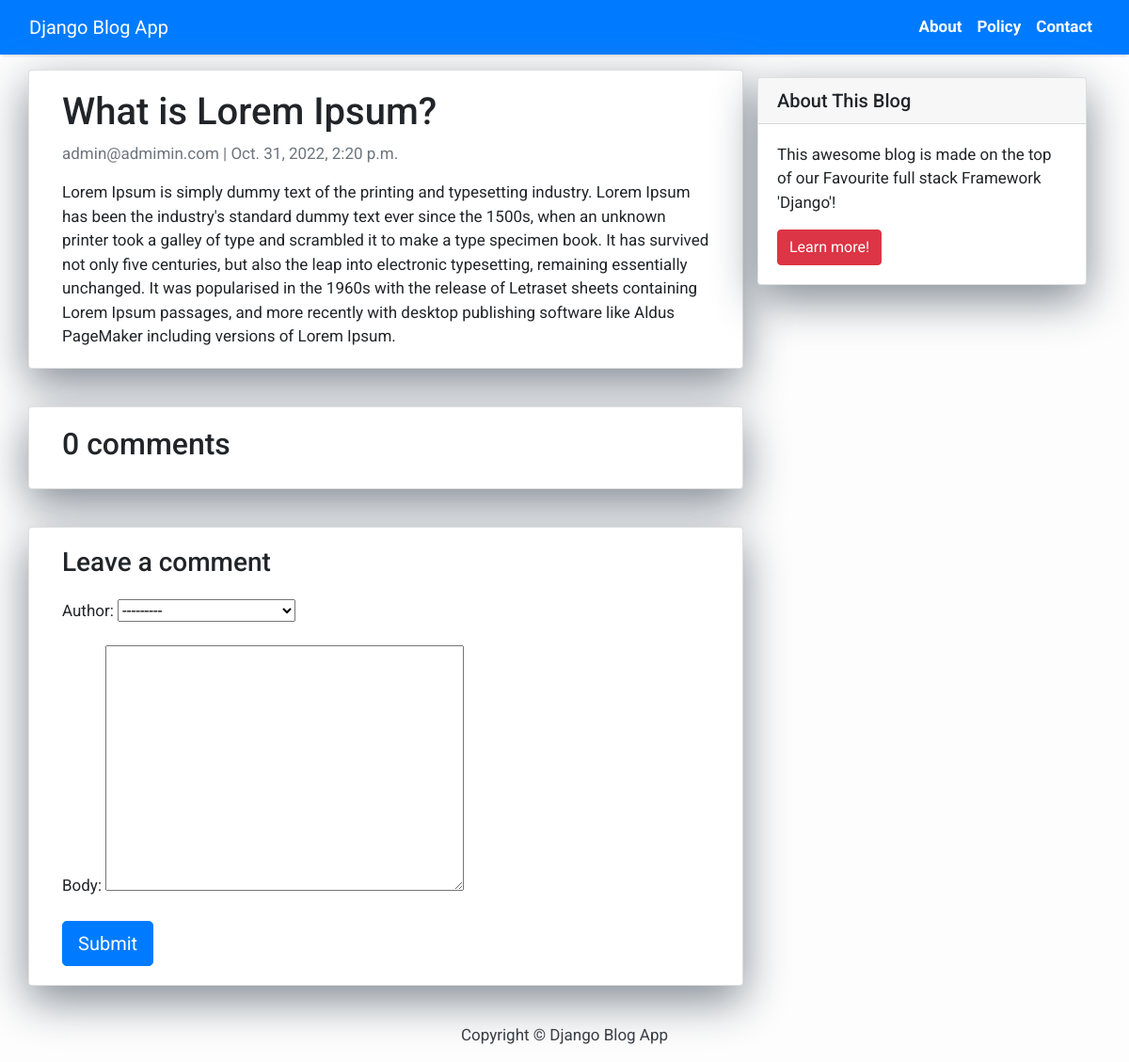
Page /what-is-lorem-ipsum/ on the earlier database version.
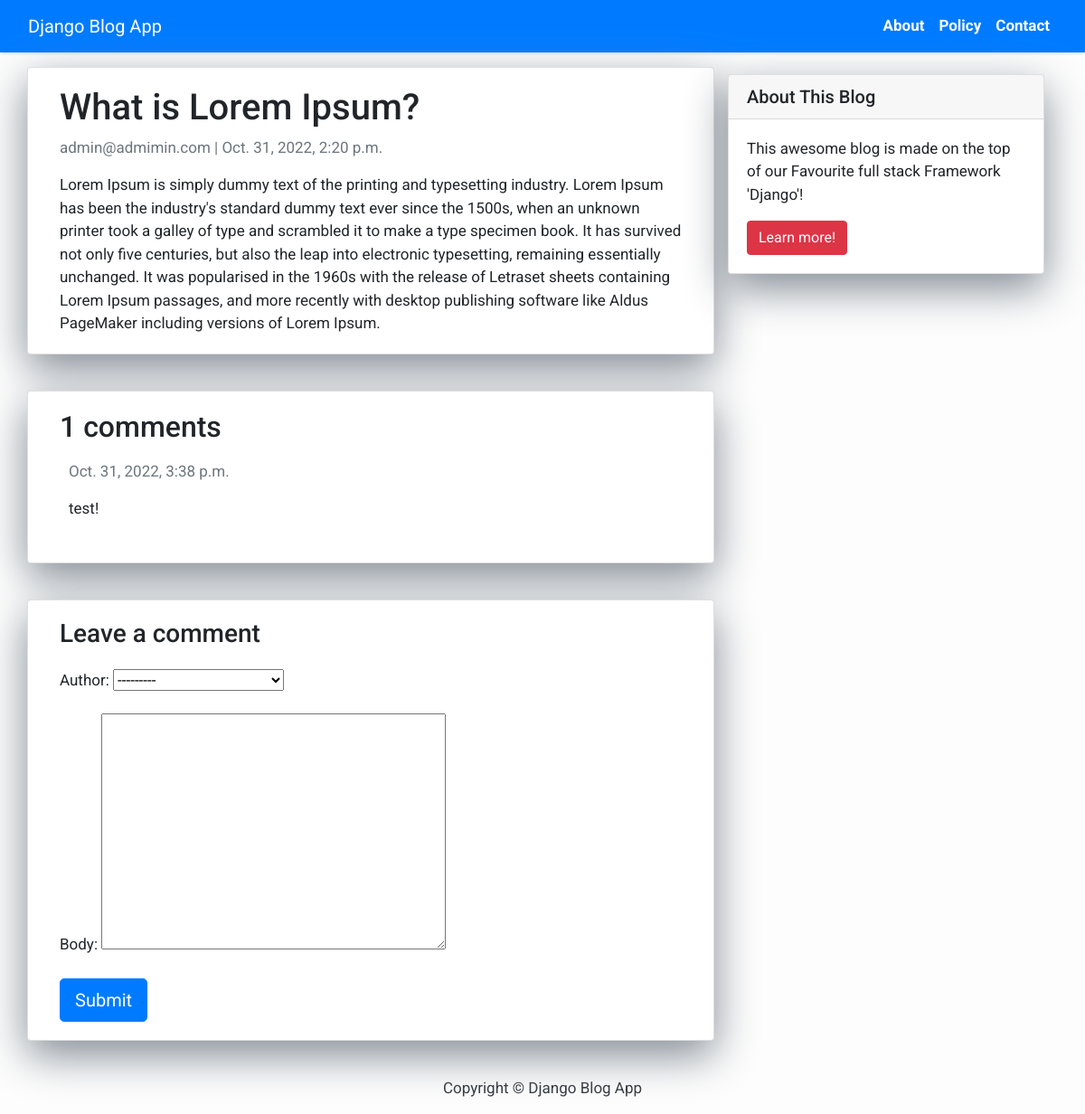
Same page on the later database version.
### blog/models.py (models this page shows, shortened)
class Comment(models.Model):
    post = models.ForeignKey(Post,on_delete=models.CASCADE,related_name='comments')
    body = models.TextField()
    author = models.ForeignKey(User, on_delete= models.CASCADE,related_name='blog_post_comments')
    created_on = models.DateTimeField(auto_now_add=True)
    active = models.BooleanField(default=False)
    class Meta:
        ordering = ['created_on']

### blog/views.py (the view)
# urls.py: path('<slug:slug>/', views.post_detail, name='post_detail'),
def post_detail(request, slug):
    template_name = 'post_detail.html'
    post = get_object_or_404(Post, slug=slug)
    comments = post.comments.filter(active=True)
    new_comment = None
    if request.method == 'POST':
        comment_form = CommentForm(data=request.POST)
        if comment_form.is_valid():
            new_comment = comment_form.save(commit=False)
            new_comment.post = post
            new_comment.save()
    else:
        comment_form = CommentForm()
    return render(request, template_name, {'post': post,
                                           'comments': comments,
                                           'new_comment': new_comment,
                                           'comment_form': comment_form})

### blog/forms.py
class CommentForm(forms.ModelForm):
    class Meta:
        model = Comment
        fields = ('author','body')

### blog/templates/post_detail.html (shortened to what this page needs)
{% extends 'base.html' %} {% block content %}
<div class="container">
  <div class="row">
    <div class="col-md-8 card mb-4  mt-3 left  top">
      <div class="card-body">
        <h1>{% block title %} {{ post.title }} {% endblock title %}</h1>
        <p class=" text-muted">{{ post.author }} | {{ post.created_on }}</p>
        <p class="card-text ">{{ post.content | safe }}</p>
      </div>
    </div>
    {% block sidebar %} {% include 'sidebar.html' %} {% endblock sidebar %}
    <div class="col-md-8 card mb-4  mt-3 ">
      <div class="card-body">
        <h2>{{ comments.count }} comments</h2>
        {% for comment in comments %}
        <div class="comments" style="padding: 10px;">
          <p class="font-weight-bold">
            <span class=" text-muted font-weight-normal">
              {{ comment.created_on }}
            </span>
          </p>
          {{ comment.body | linebreaks }}
        </div>
        {% endfor %}
      </div>
    </div>
    <div class="col-md-8 card mb-4  mt-3 ">
      <div class="card-body">
        {% if new_comment %}
        <div class="alert alert-success" role="alert">
          Your comment is awaiting moderation
        </div>
        {% else %}
        <h3>Leave a comment</h3>
        <form method="post" style="margin-top: 1.3em;">
          {{ comment_form.as_p }}
          <button type="submit" class="btn btn-primary  btn-lg">Submit</button>
        </form>
        {% endif %}
      </div>
    </div>
  </div>
</div>
{% endblock content %}

Differences in the rows shown:
added Comment: created_on "Oct. 31, 2022, 3:38 p.m.", body "test!"
Other differences:
{{ comments.count }}: "0" → "1"
